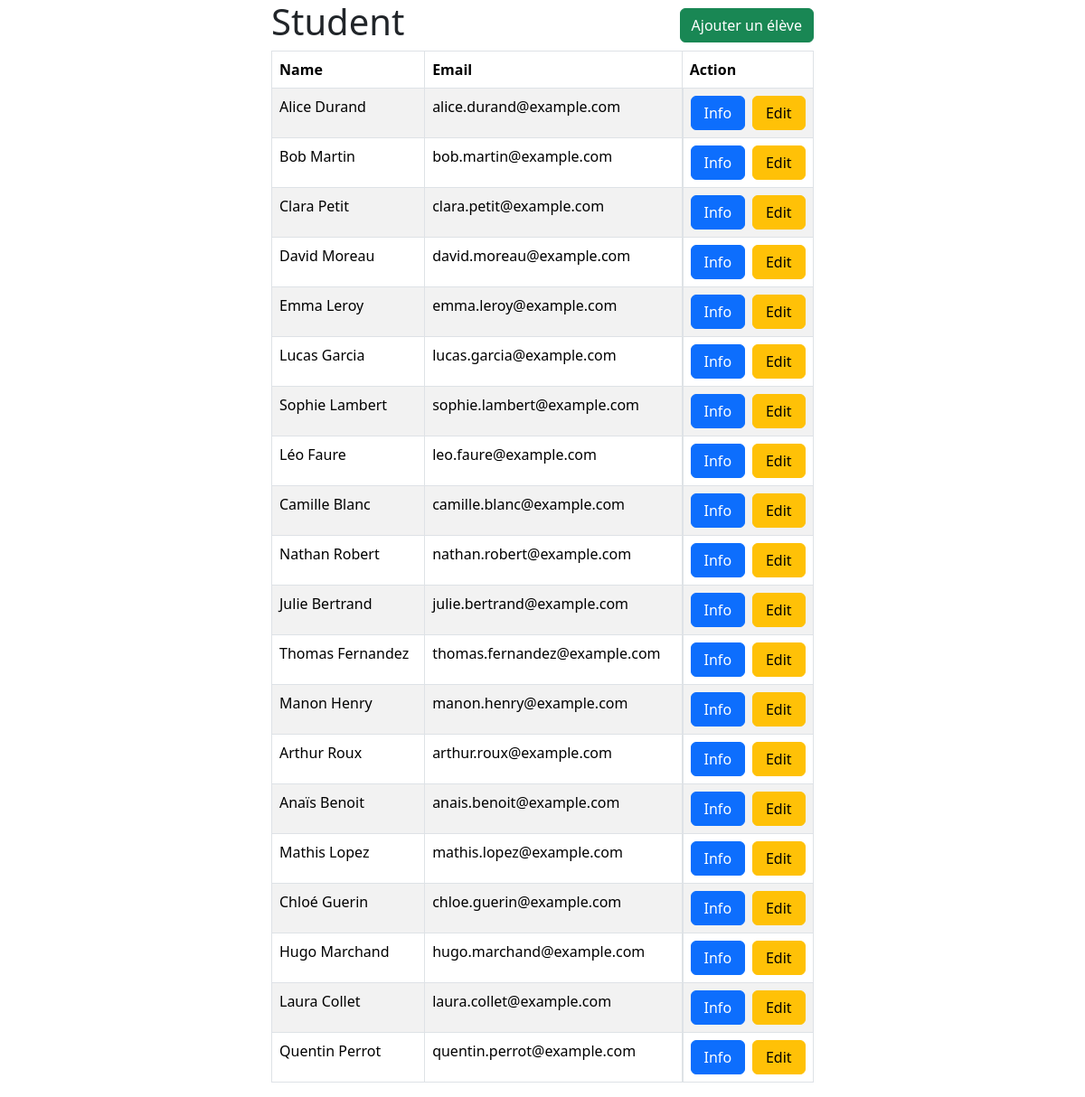
The page / on the database its author committed.
### tables this page shows
create table students
(
    id       int auto_increment
        primary key,
    surname  varchar(30)  not null,
    lastname varchar(30)  not null,
    age      int          not null,
    email    varchar(100) not null
);

### src/controllers/studentController.php (called while the page is built, shortened)
<?php
class StudentController extends Controller {
    public function index(): void
    {
        $data = $this->student->findAll();
        $this->render();
    }
}

### core/kernel.php (called while the page is built, shortened)
<?php
class kernel {
    static private array $url;
    static private object $controller;
    public static function run(): void
    {
        self::$url = Routeur::getPath();
        self::loadController();
    }
    private static function loadController(): void
    {
        include_once CONTROLLERS . DS . self::$url["controller"] . "Controller.php";
        self::$controller = new $controllerName();
        self::$url["args"] = array_values(array_filter(self::$url["args"], function ($arg) {
            return !empty($arg);
        }));
        self::$controller->{self::$url["action"]}(...self::$url["args"]);
    }
}

### core/app.php (called while the page is built, shortened)
<?php
Kernel::run();

### core/Model.php (called while the page is built, shortened)
<?php
class Model extends DB
{
    protected array $fields;
    protected array $externalFields;
    protected string $table;
    protected Requester $requester;
    public function __construct(string $config_name = "default") {
        $this->requester = new Requester($this->table, $this->fields, $this->externalFields, $this->getConn());
    }
    public function findAll(array $parrams = []): array
    {
        $stmt = $this->requester->select(["WHERE"=>$parrams]);
        $stmt->execute();
        return $stmt->fetchAll(PDO::FETCH_ASSOC);
    }
}

### src/models/studentModel.php (called while the page is built, shortened)
<?php
class student extends Model {
    protected function __init(): void
    {
        $this->table = "students";
        $this->fields = ["id", "age", "lastname", "firstname", "email"];
        $this->externalFields = ["id"=>"note.student_id"];
    }
}

### core/db.php (called while the page is built, shortened)
<?php
class DB {
    private string $DB_HOST;
    private string $DB_USER;
    private string $DB_PASS;
    private string $DB_PORT;
    private string $DB_NAME;
    private PDO $conn;
    private function connect(): void
    {
        $this->conn = new PDO("mysql:host=" . $this->DB_HOST. ";port=" . $this->DB_PORT . ";dbname=" . $this->DB_NAME, $this->DB_USER, $this->DB_PASS);
        $this->conn->setAttribute(PDO::ATTR_ERRMODE, PDO::ERRMODE_EXCEPTION);
    }
    protected function getConn(): PDO
    {
        return $this->conn;
    }
    private function getConfig(string $config_name): void
    {
        $config = require ROOT . DS . "config.php";
        $this->DB_HOST = $config["database"][$config_name]["host"];
        $this->DB_USER = $config["database"][$config_name]["user"];
        $this->DB_PASS = $config["database"][$config_name]["password"];
        $this->DB_PORT = $config["database"][$config_name]["port"];
        $this->DB_NAME = $config["database"][$config_name]["dbname"];
    }
}

### config.php (called while the page is built)
<?php
return [
    'database' => [
        "default" => [
            'host' => 'localhost',
            'user' => 'test',
            'password' => 'test1234',
            'port' => 3306,
            'dbname' => 'test',
        ]
    ],
];

### core/requester.php (called while the page is built, shortened)
<?php
class Requester
{
    protected string $table;
    protected PDO $pdo;
    public function __construct(string $table, array $fields, array $external_fields, PDO $pdo)
    {
        $this->table = $table;
        $this->pdo = $pdo;
    }
    public function select(array $params): PDOStatement
    {
        $out = "SELECT ";
        if (!isset($params["COLLUM"]) || count($params["COLLUM"]) == 0) {
            $out .= "* ";
        } else  {
            $out .= join(", ", $params["COLLUM"])." ";
        }
        $out .= "FROM ".$this->table;
        $out .= " ";
        $param = [];
        return $this->prepare($out, $param);
    }
    private function prepare(string $sql, array $param): PDOStatement
    {
        $stmt = $this->pdo->prepare($sql);
        return $stmt;
    }
}

### src/views/student/index.php (the view, shortened to what this page needs)
<div class="d-flex flex-column align-items-center" id="container">
    <div class="d-flex flex-row justify-content-between w-50">
        <h1 style="text-align: center">Student</h1>
        <h1>
            <a href="/student/add" class="btn btn-success">
                Ajouter un élève
            </a>
        </h1>
    </div>
    <table class="table table-striped table-bordered w-50">
        <thead>
            <tr>
                <th>Name</th>
                <th>Email</th>
                <th>Action</th>
            </tr>
        </thead>
        <tbody>
            <?php foreach ($data as $student): ?>
                <tr>
                    <td><?= $student['surname'] ?> <?= $student['lastname'] ?></td>
                    <td><?= $student['email'] ?></td>
                    <td class="d-flex flex-row gap-2">
                        <a href="/student/info/<?= $student['id'] ?>" class="btn btn-primary flex-grow-1">Info</a>
                        <a href="/student/edit/<?= $student['id'] ?>" class="btn btn-warning flex-grow-1">Edit</a>
                    </td>
                </tr>
            <?php endforeach; ?>
        </tbody>
</div>

### core/Controller.php (shortened to what this page needs)
<?php
class Controller {
    public string $controllerName;
    protected string $template = "default";
    protected array $vars = [];
    public function __construct()
    {
        $this->controllerName = strtolower(str_replace("Controller", "", get_class($this)));
    }
    protected function render(string|null $view = null): void
    {
        if ($view==null) {
            $view = debug_backtrace(DEBUG_BACKTRACE_IGNORE_ARGS, 2)[1]['function'];
        }
        extract($this->vars);
        if (file_exists(VIEWS . DS . $this->controllerName . DS . $view . ".php")) {
            require_once VIEWS . DS . $this->controllerName . DS . $view . ".php";
        } else {
            http_response_code(404);
            echo "Error 404: Page not found";
        }
        $contentLayout = ob_get_clean();
        if (file_exists(TEMPLATES . DS . $this->template . ".php")) {
            require_once TEMPLATES . DS . $this->template . ".php";
        } else {
            http_response_code(404);
            echo "Error 404: default template not found";
        }
    }
    protected function set(array $vars): void
    {
        $this->vars = array_merge($this->vars, $vars);
    }
    protected function loadModel(string $model): void
    {
        if (file_exists(MODELS . DS . $model . "Model.php")) {
            require_once MODELS . DS . $model . "Model.php";
        } else {
            http_response_code(404);
            echo "Error 404: Model not found";
        }
    }
}

### src/templates/default.php (shortened to what this page needs)
<!doctype html>
<html lang="en">
    <head>
        <link href="https://cdn.jsdelivr.net/npm/bootstrap@5.3.6/dist/css/bootstrap.min.css" rel="stylesheet">
    </head>
    <body>
        <?= $contentLayout ?>
    </body>
</html>

### src/templates/default.php (style rules this page uses)
body, html { margin: 0; padding: 0; overflow-x: hidden; }

### rows shown on the page
students: surname "Alice", lastname "Durand", email "alice.durand@example.com"
students: surname "Bob", lastname "Martin", email "bob.martin@example.com"
students: surname "Clara", lastname "Petit", email "clara.petit@example.com"
students: surname "David", lastname "Moreau", email "david.moreau@example.com"
students: surname "Emma", lastname "Leroy", email "emma.leroy@example.com"
students: surname "Lucas", lastname "Garcia", email "lucas.garcia@example.com"
students: surname "Sophie", lastname "Lambert", email "sophie.lambert@example.com"
students: surname "Léo", lastname "Faure", email "leo.faure@example.com"
students: surname "Camille", lastname "Blanc", email "camille.blanc@example.com"
students: surname "Nathan", lastname "Robert", email "nathan.robert@example.com"
students: surname "Julie", lastname "Bertrand", email "julie.bertrand@example.com"
students: surname "Thomas", lastname "Fernandez", email "thomas.fernandez@example.com"
students: surname "Manon", lastname "Henry", email "manon.henry@example.com"
students: surname "Arthur", lastname "Roux", email "arthur.roux@example.com"
students: surname "Anaïs", lastname "Benoit", email "anais.benoit@example.com"
students: surname "Mathis", lastname "Lopez", email "mathis.lopez@example.com"
students: surname "Chloé", lastname "Guerin", email "chloe.guerin@example.com"
students: surname "Hugo", lastname "Marchand", email "hugo.marchand@example.com"
students: surname "Laura", lastname "Collet", email "laura.collet@example.com"
students: surname "Quentin", lastname "Perrot", email "quentin.perrot@example.com"
